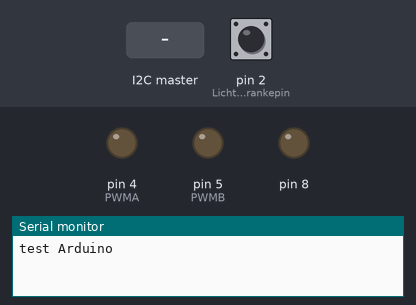
The sketch below on a simulated Arduino Nano, built with avr-gcc and run on an emulated ATmega328P. On the bench: output pins drawn as LEDs (lit = HIGH), the last lines printed to the serial monitor. The inputs (shaded band) are chosen by the test bench; at power-on: pin 2 (Lichtschrankepin) HIGH.

Above: at 1.2 s.
1.3 s: the I2C master sends the byte 200
At 2.5 s:
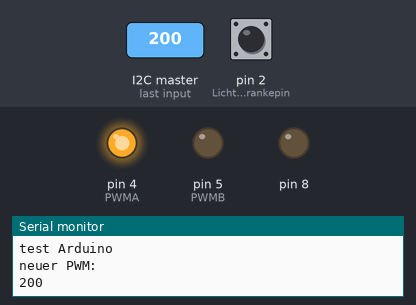
2.8 s: the I2C master sends the byte 1
At 3.6 s:
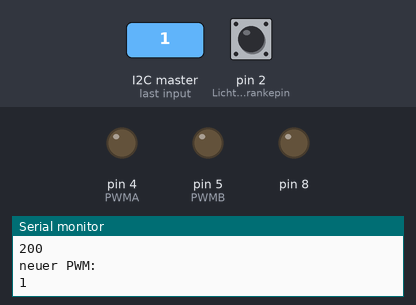
Timing chart, 0 to 5.8 s (numbered marks = the images above; inputs shaded):
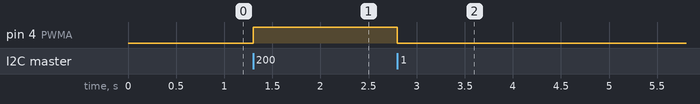

Measured:
- after the input at 1.3 s, pin 4 (PWMA): LOW → HIGH at once
- after the input at 2.8 s, pin 4 (PWMA): HIGH → LOW at once

The sketch:

Uni_PID_Regelung_Arduino.ino
```cpp
#include <Wire.h>

//########################################################################
//Lichtschranke
const byte Lichtschrankepin = 2;
// variables used by the ISR
volatile long isrRevCount = 0; //wie oft interrupt bisher
volatile long timeold;
//RPM
volatile  long RPM = 0;
bool rotationNew = false;
//########################################################################
//SetSpeed
int setPWM;
//PWM PINS
const byte PWMA = 4;
const byte PWMB = 5;
//########################################################################
//ausschalten nach bestimmter zeit wenn kein neuer i2c
//unsigned long zeitletztemeldung;

//Interrupt
void revDetectorISR() {
	isrRevCount++; //anzahl der interrupts +1
}

//Funktion zur berechnung der RPM
void Rotationverarbeitung() {
	unsigned long vergangeneZeit = micros() - timeold;
	if (isrRevCount != 0) { //wenn neue pulse erhalten
		noInterrupts();
		RPM = 30000000 / vergangeneZeit;
		isrRevCount = 0;
		timeold = micros(); //hier ist der anfang der naechsten umdrehung
		interrupts();
		Serial.println(RPM);
	}
	else if (vergangeneZeit > 1000000 && RPM != 0) { // um keine umdrehung zu erkennen
		RPM = 0;
	}
}

//FULLY WORKING
void receiveEvent(int howMany) {
	int setPWMread = Wire.read();    // receive byte as an integer
	//zeitletztemeldung = millis();
	Serial.println("neuer PWM: ");
	Serial.println(setPWMread);
	if (setPWMread != setPWM) { // nur ausführen wenn neuer wert angekommen
		if (setPWMread >= 0 && setPWMread < 256) { //wenn ein PWM Wert sonst 0 pwm ausführen
			setPWM = setPWMread;
			analogWrite(PWMA, setPWM); //PWM ausführen
		}
		else {
			analogWrite(PWMA, 0);
		}
	}
	if (setPWM >= 255) {
		digitalWrite(8, HIGH);
	}
	else {
		digitalWrite(8, LOW);
	}
}

//FULLY WOKRING
void requestEvent() {
	long bigNum = RPM; //aufteilen der 4bytezahl (long) in bytes
	byte myArray[4];
	myArray[0] = (bigNum >> 24) & 0xFF;
	myArray[1] = (bigNum >> 16) & 0xFF;
	myArray[2] = (bigNum >> 8) & 0xFF;
	myArray[3] = bigNum & 0xFF;
	Wire.write(myArray, 4);
}


void setup() {
	//Serial
	Serial.begin(115200);
	Serial.println("test Arduino");
	//########################################################################
		//RPMMEssung
	pinMode(Lichtschrankepin, INPUT);
	attachInterrupt(0, revDetectorISR, FALLING);
	//########################################################################
		//PWM H-Brücke
	pinMode(PWMB, OUTPUT);
	digitalWrite(PWMB, 0);
	pinMode(PWMA, OUTPUT);
	//LED
	pinMode(8, OUTPUT);
	//########################################################################
		//I2C Connection
	Wire.begin(8);                // join i2c bus with address #8
	Wire.onReceive(receiveEvent); // register event
	Wire.onRequest(requestEvent); // register event
}

void loop() {
	Rotationverarbeitung();
	//if (millis() - zeitletztemeldung > 2000) { //ausschalten nach 2s ohne meldung vom ESP32
		//analogWrite(PWMA, 100);
	//}
	//Serial.print("2000,0,");
	/*Serial.print(RPM);*/
	//Serial.print(",");
	//Serial.println(setPWM);

}
```
